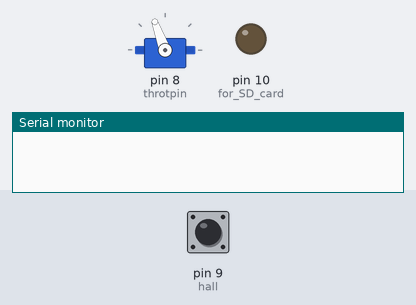
The sketch below on a simulated Arduino Uno, built with avr-gcc and run on an emulated ATmega328P. Parts: servo, output pins drawn as LEDs (lit = HIGH), the last lines printed to the serial monitor. The inputs (shaded band) are chosen by the test bench; at power-on: pin 9 (hall) LOW. Storage starts empty.

Above: at 1.2 s.
1.3 s: pin 9 (hall) pulsed HIGH 5 times (0.12 s each, 0.3 s apart)
At 1.58 s:
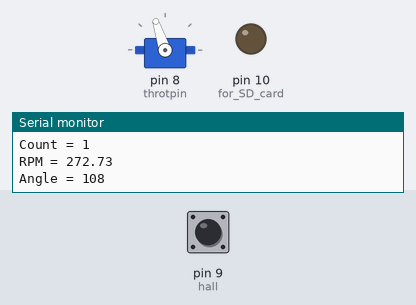
4.3 s: pin 9 (hall) pulsed HIGH 2 times (0.12 s each, 0.3 s apart)
At 5.9 s:
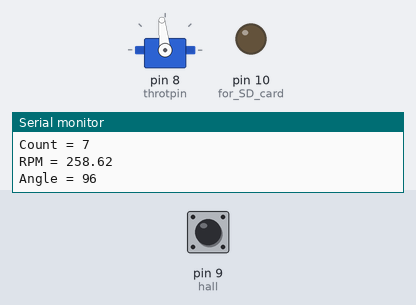
At 11.0 s:
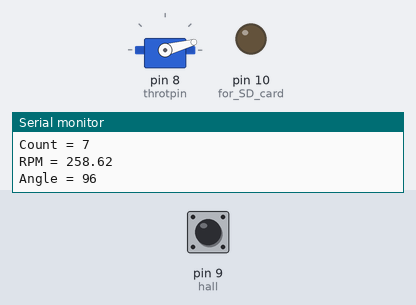
Timing chart, 0 to 12.4 s (numbered marks = the images above; inputs shaded):
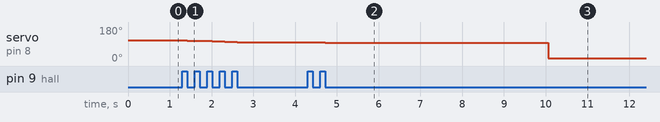

Measured:
- after the input at 1.3 s, servo on pin 8 (throtpin): moves from 110° to 100° over 1.2 s, starting after 0.12 s
- after the input at 4.3 s, servo on pin 8 (throtpin): 100° → 98° after 0.12 s, → 96° 0.30 s later, → 15° 5.3 s later

The sketch:

FixedTimeCode.ino
```cpp
#include<Servo.h>
#include<EEPROM.h>
#include<SD.h>

/*
manometer wires to analog input 3 and gnd
servo.. brown=gnd, red=5v, orange=digital pin 8
*/
int hall = 9;
int done = 7;
int clockpin = 3;
int throtpin = 8;
boolean hstate = true;
boolean stopped = false;
long count = 0; // total number of rotations before car stops
int closed = 15;
int minAngle = 80;
int maxAngle = 130;
int clockCutoff = 10;
float RPM = 0;
long target_speed = 240;
int throttle_init = 110;
int inc_rate = 2;
int dec_rate = 2;
int sensitivity = 10;
double circum = 39.9;
int angle;
long startTime;
long endTime;

long howLongToRun = 10000;
long starting;

Servo throttle;
char filename[] = "datafile.txt";
File data;

void setup()
{
  throttle.attach(throtpin);
  Serial.begin(9600);
  throttle.write(throttle_init);
  angle = throttle_init;
  pinMode(hall, INPUT);
  pinMode(done, INPUT);
  pinMode(clockpin, INPUT);
  pinMode(10, OUTPUT); //for SD card
  SD.begin(10);
  data = SD.open(filename, FILE_WRITE);
  data.println("~~~~~~~~~~~");
  data.close();
  starting = millis();
}

String floatPrint(float x){
  int intp = x;
  int fracp = (x - intp) * 1000;
  if(fracp < 0){
    fracp = -1 * fracp;
  }
  return (String(intp) + "." + String(fracp));
}

void SDWriteLn(){
    data = SD.open(filename, FILE_WRITE);
    data.println(String(angle, DEC) + ", " + floatPrint(RPM));
    data.close();
}

void checkEndAndRecord()
{
  if ((millis() - starting) >= howLongToRun) //end switch flipped or iodine end
  {
    throttle.write(closed);
    stopped = true;
    long distance = count*circum / 2;
    data = SD.open(filename, FILE_WRITE);
    data.println(String(distance, DEC));
    data.close();
    digitalWrite(done, HIGH);
  }
}

void updateThrottle()
{
  if ((hstate==false)&&(stopped==false))
   {
     if ((RPM+sensitivity)<target_speed)
      {
        if(angle > maxAngle){
          angle = maxAngle;
        }
        else{
          //we're going too slow
          angle+=inc_rate;
        }
      }
     if ((RPM-sensitivity)>target_speed)
      {
        //we're going too fast
        if(angle < minAngle){
          angle = minAngle;
        }
        else{
          angle-=dec_rate;
        }
      }
     throttle.write(angle);
     Serial.print("Angle = ");
     Serial.println(angle);
   }
}
void updateRotations()
{
  ++count; //count revolution for distance
  Serial.print("Count = ");
  Serial.println(count);
}

void calculateRPM(){
  float timeHalf = endTime - startTime;
  float fullRotateTime = timeHalf / 500; // 2 / 1000, 2 because 2 hall effect sensors, 1000 milliseconds to a second
  RPM = 60 / fullRotateTime;
  Serial.print("RPM = ");
  Serial.println(RPM);
}

void loop()
{
  checkEndAndRecord();
  //RPM and Revolution Monitoring
  if(digitalRead(hall)==HIGH) //magnet hasnt passed
  {
    hstate = false; //prevent multiple revolution counts in next block
    startTime = millis();
    while (digitalRead(hall)==HIGH)
    {
      checkEndAndRecord();
    }
    endTime = millis();
  }
  //magnet crosses hall effect
  if (hstate==false)
   {
      updateRotations();
      calculateRPM();
   }
  updateThrottle();
  SDWriteLn(); //record angle and RPM
  hstate=true;
 }
```
